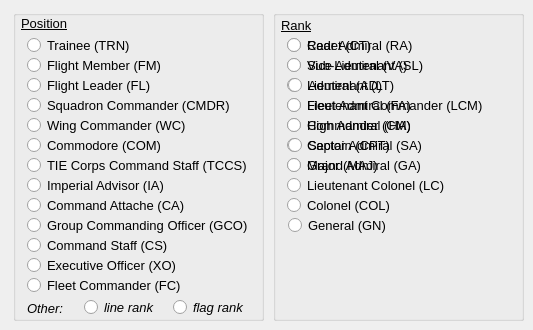
    <widget class="QWidget" name="tabPosRank">
     <attribute name="title">
      <string>Position and Rank</string>
     </attribute>
     <widget class="QGroupBox" name="groupBox">
      <property name="geometry">
       <rect>
        <x>13</x>
        <y>10</y>
        <width>251</width>
        <height>311</height>
       </rect>
      </property>
      <property name="font">
       <font>
        <family>Arial</family>
        <pointsize>10</pointsize>
        <weight>50</weight>
        <bold>false</bold>
        <underline>false</underline>
       </font>
      </property>
      <property name="title">
       <string/>
      </property>
      <widget class="QRadioButton" name="rb_pos_fm">
       <property name="geometry">
        <rect>
         <x>14</x>
         <y>47</y>
         <width>171</width>
         <height>17</height>
        </rect>
       </property>
       <property name="font">
        <font>
         <family>Arial</family>
         <pointsize>10</pointsize>
        </font>
       </property>
       <property name="text">
        <string>Flight Member (FM)</string>
       </property>
      </widget>
      <widget class="QRadioButton" name="rb_pos_fl">
       <property name="geometry">
        <rect>
         <x>14</x>
         <y>67</y>
         <width>231</width>
         <height>17</height>
        </rect>
       </property>
       <property name="font">
        <font>
         <family>Arial</family>
         <pointsize>10</pointsize>
        </font>
       </property>
       <property name="text">
        <string>Flight Leader (FL)</string>
       </property>
      </widget>
      <widget class="QRadioButton" name="rb_pos_cmdr">
       <property name="geometry">
        <rect>
         <x>14</x>
         <y>87</y>
         <width>231</width>
         <height>17</height>
        </rect>
       </property>
       <property name="font">
        <font>
         <family>Arial</family>
         <pointsize>10</pointsize>
        </font>
       </property>
       <property name="text">
        <string>Squadron Commander (CMDR)</string>
       </property>
      </widget>
      <widget class="QRadioButton" name="rb_pos_wc">
       <property name="geometry">
        <rect>
         <x>14</x>
         <y>107</y>
         <width>231</width>
         <height>17</height>
        </rect>
       </property>
       <property name="font">
        <font>
         <family>Arial</family>
         <pointsize>10</pointsize>
        </font>
       </property>
       <property name="text">
        <string>Wing Commander (WC)</string>
       </property>
      </widget>
      <widget class="QRadioButton" name="rb_pos_tccs">
       <property name="geometry">
        <rect>
         <x>14</x>
         <y>147</y>
         <width>231</width>
         <height>17</height>
        </rect>
       </property>
       <property name="font">
        <font>
         <family>Arial</family>
         <pointsize>10</pointsize>
        </font>
       </property>
       <property name="text">
        <string>TIE Corps Command Staff (TCCS)</string>
       </property>
      </widget>
      <widget class="QRadioButton" name="rb_pos_ia">
       <property name="geometry">
        <rect>
         <x>14</x>
         <y>167</y>
         <width>231</width>
         <height>17</height>
        </rect>
       </property>
       <property name="font">
        <font>
         <family>Arial</family>
         <pointsize>10</pointsize>
        </font>
       </property>
       <property name="text">
        <string>Imperial Advisor (IA)</string>
       </property>
      </widget>
      <widget class="QRadioButton" name="rb_pos_ca">
       <property name="geometry">
        <rect>
         <x>14</x>
         <y>187</y>
         <width>231</width>
         <height>17</height>
        </rect>
       </property>
       <property name="font">
        <font>
         <family>Arial</family>
         <pointsize>10</pointsize>
        </font>
       </property>
       <property name="text">
        <string>Command Attache (CA)</string>
       </property>
      </widget>
      <widget class="QRadioButton" name="rb_pos_sgcom">
       <property name="geometry">
        <rect>
         <x>14</x>
         <y>207</y>
         <width>231</width>
         <height>17</height>
        </rect>
       </property>
       <property name="font">
        <font>
         <family>Arial</family>
         <pointsize>10</pointsize>
        </font>
       </property>
       <property name="text">
        <string>Group Commanding Officer (GCO)</string>
       </property>
      </widget>
      <widget class="QRadioButton" name="rb_pos_cs">
       <property name="geometry">
        <rect>
         <x>14</x>
         <y>227</y>
         <width>231</width>
         <height>17</height>
        </rect>
       </property>
       <property name="font">
        <font>
         <family>Arial</family>
         <pointsize>10</pointsize>
        </font>
       </property>
       <property name="text">
        <string>Command Staff (CS)</string>
       </property>
      </widget>
      <widget class="QRadioButton" name="rb_pos_xo">
       <property name="geometry">
        <rect>
         <x>14</x>
         <y>247</y>
         <width>231</width>
         <height>17</height>
        </rect>
       </property>
       <property name="font">
        <font>
         <family>Arial</family>
         <pointsize>10</pointsize>
        </font>
       </property>
       <property name="text">
        <string>Executive Officer (XO)</string>
       </property>
      </widget>
      <widget class="QRadioButton" name="rb_pos_fc">
       <property name="geometry">
        <rect>
         <x>14</x>
         <y>267</y>
         <width>231</width>
         <height>17</height>
        </rect>
       </property>
       <property name="font">
        <font>
         <family>Arial</family>
         <pointsize>10</pointsize>
        </font>
       </property>
       <property name="text">
        <string>Fleet Commander (FC)</string>
       </property>
      </widget>
      <widget class="QRadioButton" name="rb_pos_lr">
       <property name="geometry">
        <rect>
         <x>71</x>
         <y>289</y>
         <width>71</width>
         <height>17</height>
        </rect>
       </property>
       <property name="font">
        <font>
         <family>Arial</family>
         <pointsize>10</pointsize>
         <italic>true</italic>
        </font>
       </property>
       <property name="text">
        <string>line rank</string>
       </property>
      </widget>
      <widget class="QRadioButton" name="rb_pos_fr">
       <property name="geometry">
        <rect>
         <x>160</x>
         <y>289</y>
         <width>71</width>
         <height>17</height>
        </rect>
       </property>
       <property name="font">
        <font>
         <family>Arial</family>
         <pointsize>10</pointsize>
         <italic>true</italic>
        </font>
       </property>
       <property name="text">
        <string>flag rank</string>
       </property>
      </widget>
      <widget class="QLabel" name="label_14">
       <property name="geometry">
        <rect>
         <x>14</x>
         <y>292</y>
         <width>46</width>
         <height>13</height>
        </rect>
       </property>
       <property name="font">
        <font>
         <family>Arial</family>
         <pointsize>10</pointsize>
         <italic>true</italic>
        </font>
       </property>
       <property name="text">
        <string>Other:</string>
       </property>
      </widget>
      <widget class="QLabel" name="label_15">
       <property name="geometry">
        <rect>
         <x>8</x>
         <y>5</y>
         <width>71</width>
         <height>16</height>
        </rect>
       </property>
       <property name="font">
        <font>
         <family>Arial</family>
         <pointsize>10</pointsize>
         <weight>50</weight>
         <bold>false</bold>
         <underline>true</underline>
        </font>
       </property>
       <property name="text">
        <string>Position</string>
       </property>
      </widget>
      <widget class="QRadioButton" name="rb_pos_trn">
       <property name="geometry">
        <rect>
         <x>14</x>
         <y>27</y>
         <width>171</width>
         <height>17</height>
        </rect>
       </property>
       <property name="font">
        <font>
         <family>Arial</family>
         <pointsize>10</pointsize>
        </font>
       </property>
       <property name="text">
        <string>Trainee (TRN)</string>
       </property>
      </widget>
      <widget class="QRadioButton" name="rb_pos_com">
       <property name="geometry">
        <rect>
         <x>14</x>
         <y>127</y>
         <width>231</width>
         <height>17</height>
        </rect>
       </property>
       <property name="font">
        <font>
         <family>Arial</family>
         <pointsize>10</pointsize>
        </font>
       </property>
       <property name="text">
        <string>Commodore (COM)</string>
       </property>
      </widget>
     </widget>
     <widget class="QGroupBox" name="groupBox_2">
      <property name="geometry">
       <rect>
        <x>273</x>
        <y>10</y>
        <width>251</width>
        <height>311</height>
       </rect>
      </property>
      <property name="font">
       <font>
        <family>Arial</family>
        <pointsize>10</pointsize>
        <weight>50</weight>
        <bold>false</bold>
        <underline>false</underline>
       </font>
      </property>
      <property name="title">
       <string/>
      </property>
      <widget class="QLabel" name="label_16">
       <property name="geometry">
        <rect>
         <x>8</x>
         <y>5</y>
         <width>71</width>
         <height>20</height>
        </rect>
       </property>
       <property name="font">
        <font>
         <family>Arial</family>
         <pointsize>10</pointsize>
         <weight>50</weight>
         <bold>false</bold>
         <underline>true</underline>
        </font>
       </property>
       <property name="text">
        <string>Rank</string>
       </property>
      </widget>
      <widget class="QRadioButton" name="rb_rank_sl">
       <property name="geometry">
        <rect>
         <x>14</x>
         <y>47</y>
         <width>171</width>
         <height>17</height>
        </rect>
       </property>
       <property name="font">
        <font>
         <family>Arial</family>
         <pointsize>10</pointsize>
        </font>
       </property>
       <property name="text">
        <string>Sub-Lieutenant (SL)</string>
       </property>
      </widget>
      <widget class="QRadioButton" name="rb_rank_ct">
       <property name="geometry">
        <rect>
         <x>14</x>
         <y>27</y>
         <width>171</width>
         <height>17</height>
        </rect>
       </property>
       <property name="font">
        <font>
         <family>Arial</family>
         <pointsize>10</pointsize>
        </font>
       </property>
       <property name="text">
        <string>Cadet (CT)</string>
       </property>
      </widget>
      <widget class="QRadioButton" name="rb_rank_lt">
       <property name="geometry">
        <rect>
         <x>14</x>
         <y>67</y>
         <width>171</width>
         <height>17</height>
        </rect>
       </property>
       <property name="font">
        <font>
         <family>Arial</family>
         <pointsize>10</pointsize>
        </font>
       </property>
       <property name="text">
        <string>Lieutenant (LT)</string>
       </property>
      </widget>
      <widget class="QRadioButton" name="rb_rank_lcm">
       <property name="geometry">
        <rect>
         <x>14</x>
         <y>87</y>
         <width>201</width>
         <height>17</height>
        </rect>
       </property>
       <property name="font">
        <font>
         <family>Arial</family>
         <pointsize>10</pointsize>
        </font>
       </property>
       <property name="text">
        <string>Lieutenant Commander (LCM)</string>
       </property>
      </widget>
      <widget class="QRadioButton" name="rb_rank_cm">
       <property name="geometry">
        <rect>
         <x>14</x>
         <y>107</y>
         <width>171</width>
         <height>17</height>
        </rect>
       </property>
       <property name="font">
        <font>
         <family>Arial</family>
         <pointsize>10</pointsize>
        </font>
       </property>
       <property name="text">
        <string>Commander (CM)</string>
       </property>
      </widget>
      <widget class="QRadioButton" name="rb_rank_cpt">
       <property name="geometry">
        <rect>
         <x>14</x>
         <y>127</y>
         <width>171</width>
         <height>17</height>
        </rect>
       </property>
       <property name="font">
        <font>
         <family>Arial</family>
         <pointsize>10</pointsize>
        </font>
       </property>
       <property name="text">
        <string>Captain (CPT)</string>
       </property>
      </widget>
      <widget class="QRadioButton" name="rb_rank_maj">
       <property name="geometry">
        <rect>
         <x>14</x>
         <y>147</y>
         <width>171</width>
         <height>17</height>
        </rect>
       </property>
       <property name="font">
        <font>
         <family>Arial</family>
         <pointsize>10</pointsize>
        </font>
       </property>
       <property name="text">
        <string>Major (MAJ)</string>
       </property>
      </widget>
      <widget class="QRadioButton" name="rb_rank_lc">
       <property name="geometry">
        <rect>
         <x>14</x>
         <y>167</y>
         <width>171</width>
         <height>17</height>
        </rect>
       </property>
       <property name="font">
        <font>
         <family>Arial</family>
         <pointsize>10</pointsize>
        </font>
       </property>
       <property name="text">
        <string>Lieutenant Colonel (LC)</string>
       </property>
      </widget>
      <widget class="QRadioButton" name="rb_rank_col">
       <property name="geometry">
        <rect>
         <x>14</x>
         <y>187</y>
         <width>171</width>
         <height>17</height>
        </rect>
       </property>
       <property name="font">
        <font>
         <family>Arial</family>
         <pointsize>10</pointsize>
        </font>
       </property>
       <property name="text">
        <string>Colonel (COL)</string>
       </property>
      </widget>
      <widget class="QRadioButton" name="rb_rank_gn">
       <property name="geometry">
        <rect>
         <x>15</x>
         <y>207</y>
         <width>171</width>
         <height>17</height>
        </rect>
       </property>
       <property name="font">
        <font>
         <family>Arial</family>
         <pointsize>10</pointsize>
        </font>
       </property>
       <property name="text">
        <string>General (GN)</string>
       </property>
      </widget>
      <widget class="QRadioButton" name="rb_rank_ra">
       <property name="geometry">
        <rect>
         <x>14</x>
         <y>27</y>
         <width>171</width>
         <height>17</height>
        </rect>
       </property>
       <property name="font">
        <font>
         <family>Arial</family>
         <pointsize>10</pointsize>
        </font>
       </property>
       <property name="text">
        <string>Rear Admiral (RA)</string>
       </property>
      </widget>
      <widget class="QRadioButton" name="rb_rank_va">
       <property name="geometry">
        <rect>
         <x>14</x>
         <y>47</y>
         <width>171</width>
         <height>17</height>
        </rect>
       </property>
       <property name="font">
        <font>
         <family>Arial</family>
         <pointsize>10</pointsize>
        </font>
       </property>
       <property name="text">
        <string>Vice Admiral (VA)</string>
       </property>
      </widget>
      <widget class="QRadioButton" name="rb_rank_ad">
       <property name="geometry">
        <rect>
         <x>15</x>
         <y>67</y>
         <width>171</width>
         <height>17</height>
        </rect>
       </property>
       <property name="font">
        <font>
         <family>Arial</family>
         <pointsize>10</pointsize>
        </font>
       </property>
       <property name="text">
        <string>Admiral (AD)</string>
       </property>
      </widget>
      <widget class="QRadioButton" name="rb_rank_fa">
       <property name="geometry">
        <rect>
         <x>14</x>
         <y>87</y>
         <width>171</width>
         <height>17</height>
        </rect>
       </property>
       <property name="font">
        <font>
         <family>Arial</family>
         <pointsize>10</pointsize>
        </font>
       </property>
       <property name="text">
        <string>Fleet Admiral (FA)</string>
       </property>
      </widget>
      <widget class="QRadioButton" name="rb_rank_ha">
       <property name="geometry">
        <rect>
         <x>14</x>
         <y>107</y>
         <width>171</width>
         <height>17</height>
        </rect>
       </property>
       <property name="font">
        <font>
         <family>Arial</family>
         <pointsize>10</pointsize>
        </font>
       </property>
       <property name="text">
        <string>High Admiral (HA)</string>
       </property>
      </widget>
      <widget class="QRadioButton" name="rb_rank_sa">
       <property name="geometry">
        <rect>
         <x>15</x>
         <y>127</y>
         <width>171</width>
         <height>17</height>
        </rect>
       </property>
       <property name="font">
        <font>
         <family>Arial</family>
         <pointsize>10</pointsize>
        </font>
       </property>
       <property name="text">
        <string>Sector Admiral (SA)</string>
       </property>
      </widget>
      <widget class="QRadioButton" name="rb_rank_ga">
       <property name="geometry">
        <rect>
         <x>14</x>
         <y>147</y>
         <width>171</width>
         <height>17</height>
        </rect>
       </property>
       <property name="font">
        <font>
         <family>Arial</family>
         <pointsize>10</pointsize>
        </font>
       </property>
       <property name="text">
        <string>Grand Admiral (GA)</string>
       </property>
      </widget>
     </widget>
    </widget>
